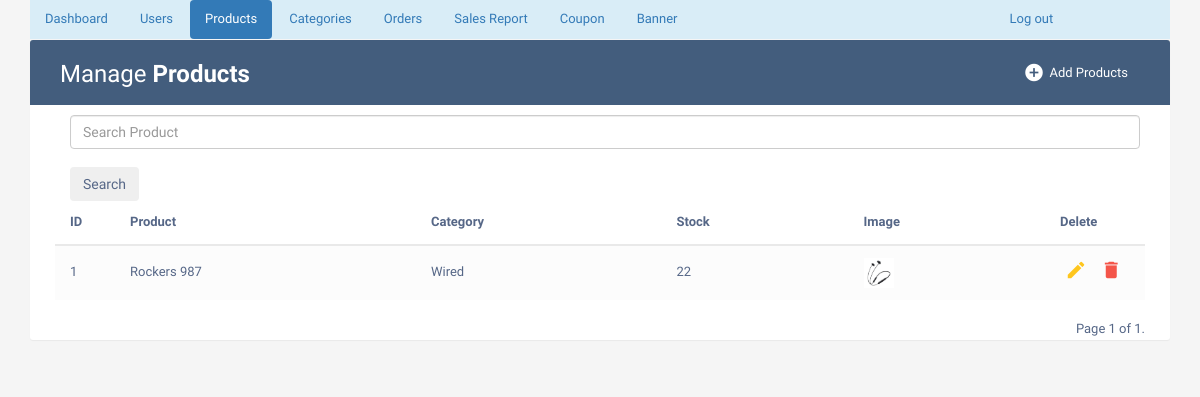
The app's page /adminproductlist/ (signed in), older data.
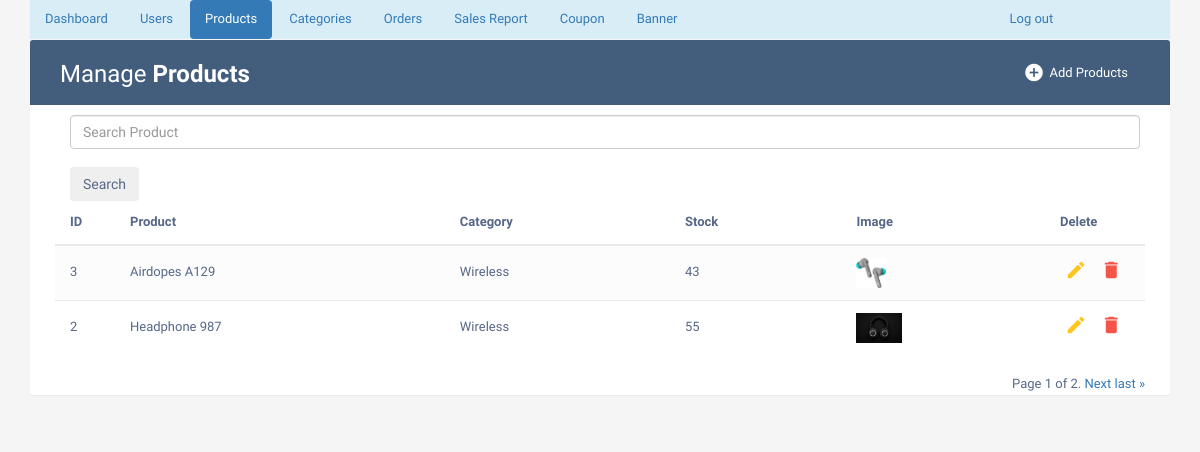
The same page, newer data.
### phase/models.py (models this page shows, shortened)
class Product(models.Model):
    name = models.CharField(max_length=50)
    description = models.CharField(max_length=200)
    image = models.ImageField(upload_to='imagestore/')
    stock = models.PositiveIntegerField(default=1)
    category = models.ForeignKey(Category, on_delete=models.CASCADE, default='Wired')
    normalprice = models.IntegerField(default=0)

class Category(models.Model):
    name = models.CharField(max_length=50)
    offer_active = models.BooleanField(default=False)
    discount = models.IntegerField(null=True,blank=True)

### phase/views.py (the view)
# urls.py: path('adminproductlist/', views.adminproductlist, name='adminproductlist'),
def adminproductlist(request):
    if 'username' in request.session:
        if 'search' in request.GET:
            search=request.GET['search']
            member=Product.objects.filter(name__icontains=search)
        else:
            member=Product.objects.all().order_by('-id')
        paginator = Paginator(member, 2)
        page_number = request.GET.get('page')
        page_obj = paginator.get_page(page_number)
        return render(request,'adminproductlist.html',{'page_obj': page_obj})
    else:
        return render(request, 'adminlogin.html')

### Templates/adminproductlist.html (shortened to what this page needs)
{% extends "adminbase.html" %}
{% block active3 %} "active" {% endblock%}
{% block tablewrapper %}
                    <div class="col-sm-6">
						<h2>Manage <b>Products</b></h2>
					</div>
                    <div class="col-sm-6">
                        <a href="{% url 'adminaddproduct' %}" class="btn" data-toggle="modal"><i class="material-icons">&#xE147;</i> <span>Add Products</span></a>
                      </div>
                    </div>
{% endblock %}
{% block tablecontent%}
                <form action="{% url 'adminproductlist' %}" class="d-flex offset-md-1 container m-auto" style="width:1100px">
                    <input class="form-control offset-md-1" type="search" placeholder="Search Product" name="search" aria-label="Search"><br>
                    <button class="btn btn-outline-secondary" type="submit">Search</button>
                </form>
                <table class="table table-striped table-hover">
                <thead>
                    <tr>
                        <th>ID</th>
                        <th>Product</th>
                        <th>Category</th>
                        <th>Stock</th>
                        <th>Image</th>
                        <th>Delete</th>
                    </tr>
                </thead>
                <tbody>
                    {% for x in page_obj %}
                    <tr>
                        <td>{{ x.id }}</td>
                        <td>{{ x.name }}</td>
                        <td>{{ x.category.name }}</td>
                        <td>{{ x.stock }}</td>
						<td><img src="{{x.image.url}}" height="30px"></td>
                        <td>
                            <a href="{% url 'updateproduct' %}{{x.id}}" class="edit" data-toggle="modal"><i class="material-icons" data-toggle="tooltip" title="Edit">&#xE254;</i></a>
                            <a href="{% url 'deleteproduct' %}?uid={{x.id}}" class="delete" data-toggle="modal"><i class="material-icons" data-toggle="tooltip" title="Delete">&#xE872;</i></a>
                        </td>
                    </tr>
                    {% endfor %}
                </tbody>
                </table>
                                                <div class="pagination">
                                                    <span class="step-links">
                                                        <span class="current-page">
                                                            Page {{ page_obj.number }} of {{ page_obj.paginator.num_pages }}.
                                                        </span>
                                                        {% if page_obj.has_next %}
                                                            <a href="?page={{ page_obj.next_page_number }}">Next</a>
                                                            <a href="?page={{ page_obj.paginator.num_pages }}">last &raquo;</a>
                                                        {% endif %}
                                                    </span>
                                                </div>
{% endblock %}

Row changes from the older to the newer data that the page shows:
no longer on this page (row edited): Product: id "1", name "Rockers 987", category.name "Wired", stock "22", image (picture)
added Product: id "3", name "Airdopes A129", category.name "Wireless", stock "43", image (picture)
added Product: id "2", name "Headphone 987", category.name "Wireless", stock "55", image (picture)
Text that changed along with them:
{{ page_obj.paginator.num_pages }}: "1" → "2"
text now shown: "Next last »"
